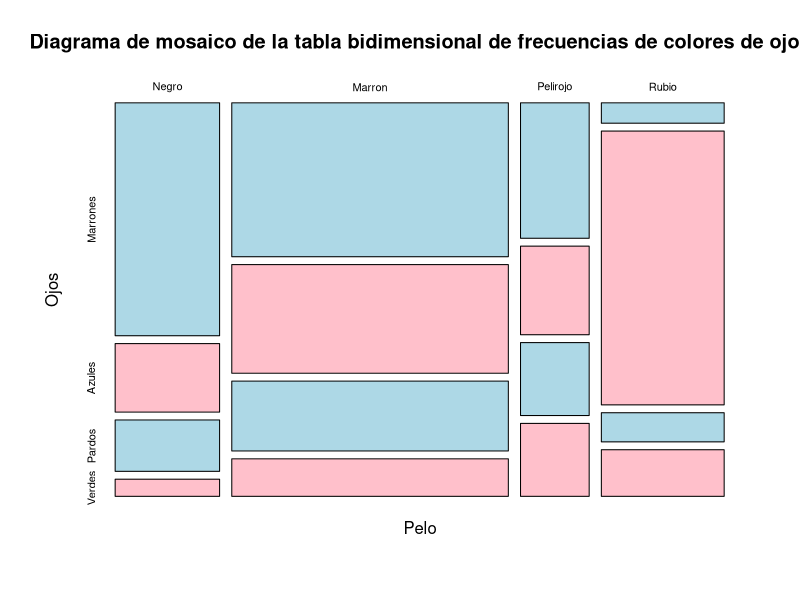
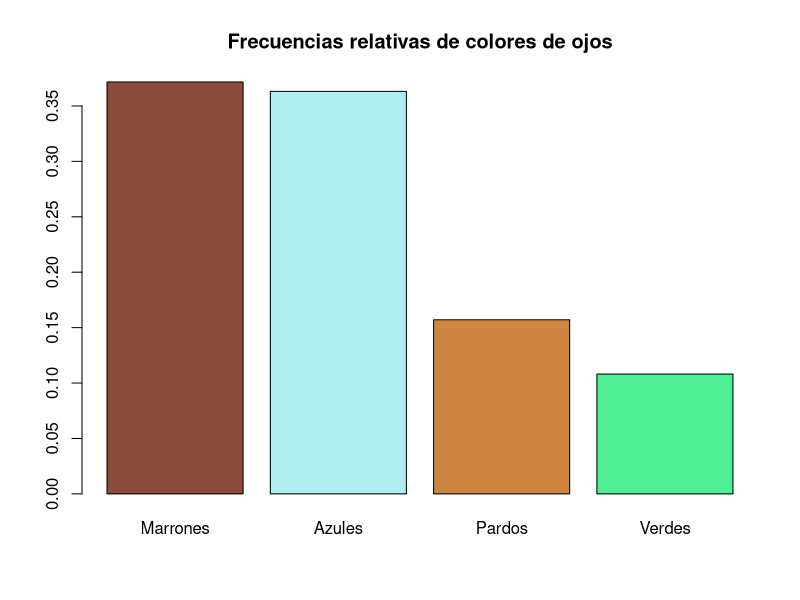
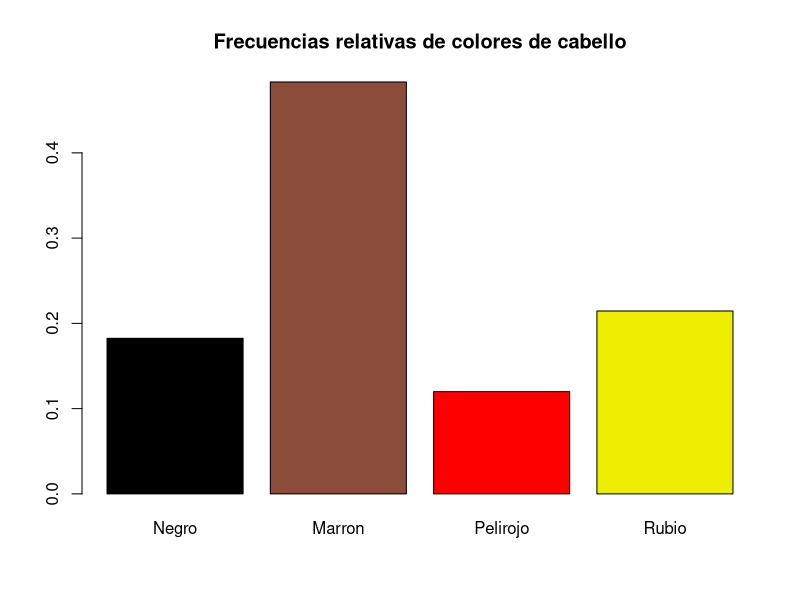
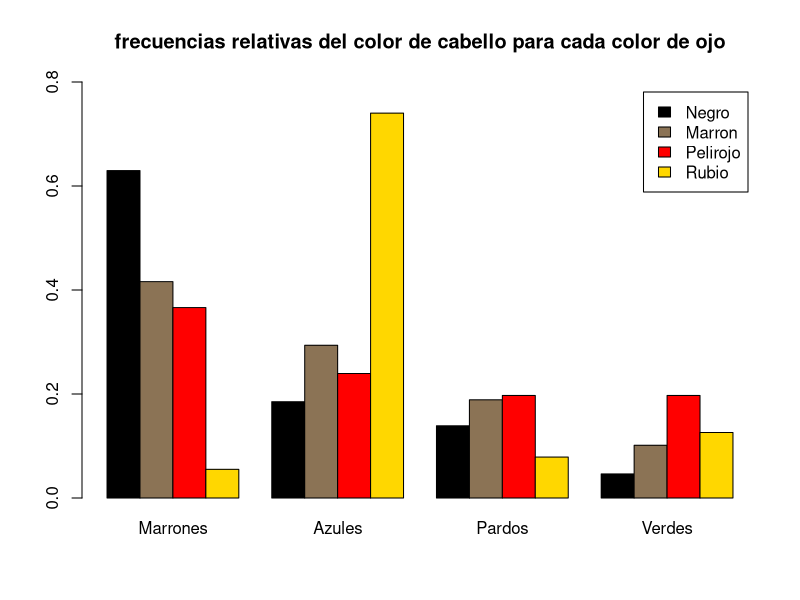
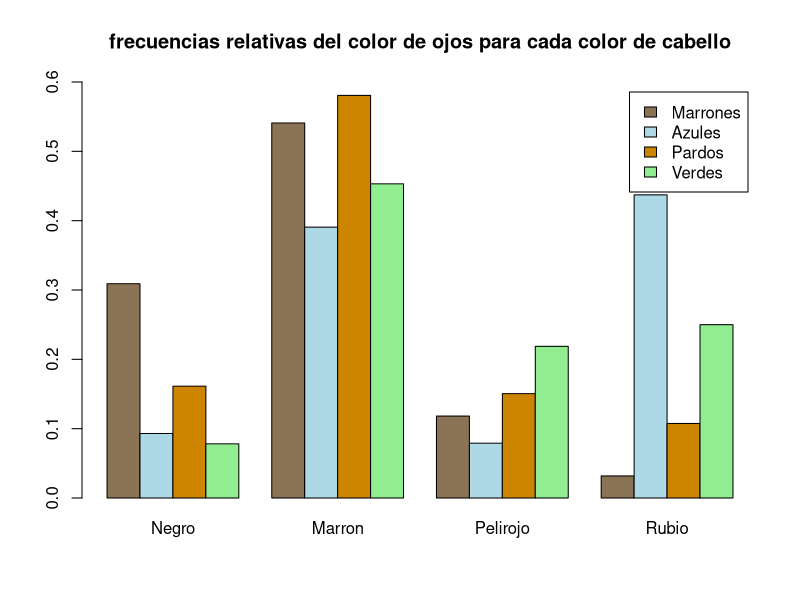

Write the R code that produced these figures, in order.
## ---- chunk 1
knitr::opts_chunk$set(echo = TRUE)
## ---- chunk 2
ftable(HairEyeColor)
male <- HairEyeColor[,,"Male"]
female <- HairEyeColor[,,"Female"]

data <- as.table(male+female)
data
## ---- chunk 3
dimnames(data) = list(
  Pelo = c("Negro","Marron","Pelirojo", "Rubio"),
  Ojos = c("Marrones","Azules","Pardos","Verdes")
)
data
## ---- chunk 4
plot(data, main ="Diagrama de mosaico de la tabla bidimensional de frecuencias de colores de ojos",
col = c("lightblue","pink"))
## ---- chunk 5
sum(data)
## ---- chunk 6
colSums(data) #absolutas ojos
rowSums(data) #absolutas pelo
prop.table(colSums(data))#relativas ojos
prop.table(rowSums(data))#relativa pelo
## ---- chunk 7
barplot(prop.table(colSums(data)), main = "Frecuencias relativas de colores de ojos",
col = c("salmon4","paleturquoise2","peru","seagreen2"))

barplot(prop.table(rowSums(data)), main = "Frecuencias relativas de colores de cabello",
col = c("black","salmon4","red","yellow2"))
## ---- chunk 8
round(prop.table(data),3) # Frec.Rel.Globales
round(prop.table(data, margin = 1),3) # Frec.Rel.Mar. Pelo
round(prop.table(data, margin = 2), 3) # Frec.Rel.Mar. Ojos
## ---- chunk 9
barplot(prop.table(data, margin = 1), beside = TRUE,
        legend.text = TRUE, ylim = c(0,0.8),
        col = c("black","burlywood4","red","gold"),
        main = "frecuencias relativas del color de cabello para cada color de ojo")


barplot(t(prop.table(data, margin = 2)), beside = TRUE,
        legend.text = TRUE, ylim = c(0,0.6),
        col = c("burlywood4","lightblue","orange3","lightgreen"),
        main = "frecuencias relativas del color de ojos para cada color de cabello")

